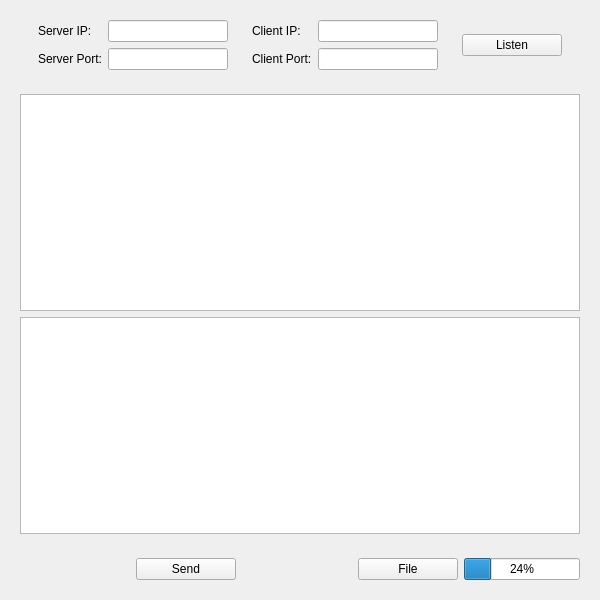
<?xml version="1.0" encoding="UTF-8"?>
<ui version="4.0">
 <class>Server</class>
 <widget class="QWidget" name="Server">
  <property name="geometry">
   <rect>
    <x>0</x>
    <y>0</y>
    <width>600</width>
    <height>600</height>
   </rect>
  </property>
  <property name="windowTitle">
   <string>Server</string>
  </property>
  <layout class="QGridLayout" name="gridLayout_2">
   <item row="0" column="0">
    <widget class="QWidget" name="widget_3" native="true">
     <layout class="QGridLayout" name="gridLayout">
      <item row="1" column="2">
       <widget class="QLineEdit" name="line_server_port">
        <property name="minimumSize">
         <size>
          <width>120</width>
          <height>0</height>
         </size>
        </property>
        <property name="maximumSize">
         <size>
          <width>120</width>
          <height>16777215</height>
         </size>
        </property>
        <property name="alignment">
         <set>Qt::AlignCenter</set>
        </property>
       </widget>
      </item>
      <item row="0" column="4">
       <widget class="QLabel" name="label_3">
        <property name="text">
         <string>Client IP:</string>
        </property>
       </widget>
      </item>
      <item row="0" column="5">
       <widget class="QLineEdit" name="line_client_ip">
        <property name="minimumSize">
         <size>
          <width>120</width>
          <height>0</height>
         </size>
        </property>
        <property name="maximumSize">
         <size>
          <width>120</width>
          <height>16777215</height>
         </size>
        </property>
        <property name="alignment">
         <set>Qt::AlignCenter</set>
        </property>
       </widget>
      </item>
      <item row="0" column="7" rowspan="2">
       <widget class="QPushButton" name="bt_listen">
        <property name="minimumSize">
         <size>
          <width>100</width>
          <height>0</height>
         </size>
        </property>
        <property name="maximumSize">
         <size>
          <width>100</width>
          <height>16777215</height>
         </size>
        </property>
        <property name="text">
         <string>Listen</string>
        </property>
       </widget>
      </item>
      <item row="0" column="2">
       <widget class="QLineEdit" name="line_server_ip">
        <property name="minimumSize">
         <size>
          <width>120</width>
          <height>0</height>
         </size>
        </property>
        <property name="maximumSize">
         <size>
          <width>120</width>
          <height>16777215</height>
         </size>
        </property>
        <property name="alignment">
         <set>Qt::AlignCenter</set>
        </property>
       </widget>
      </item>
      <item row="0" column="0">
       <spacer name="horizontalSpacer_4">
        <property name="orientation">
         <enum>Qt::Horizontal</enum>
        </property>
        <property name="sizeHint" stdset="0">
         <size>
          <width>40</width>
          <height>20</height>
         </size>
        </property>
       </spacer>
      </item>
      <item row="0" column="6">
       <spacer name="horizontalSpacer_5">
        <property name="orientation">
         <enum>Qt::Horizontal</enum>
        </property>
        <property name="sizeType">
         <enum>QSizePolicy::Expanding</enum>
        </property>
        <property name="sizeHint" stdset="0">
         <size>
          <width>40</width>
          <height>20</height>
         </size>
        </property>
       </spacer>
      </item>
      <item row="1" column="4">
       <widget class="QLabel" name="label_4">
        <property name="text">
         <string>Client Port:</string>
        </property>
       </widget>
      </item>
      <item row="0" column="1">
       <widget class="QLabel" name="label">
        <property name="text">
         <string>Server IP:</string>
        </property>
       </widget>
      </item>
      <item row="0" column="3">
       <spacer name="horizontalSpacer_3">
        <property name="orientation">
         <enum>Qt::Horizontal</enum>
        </property>
        <property name="sizeType">
         <enum>QSizePolicy::Expanding</enum>
        </property>
        <property name="sizeHint" stdset="0">
         <size>
          <width>40</width>
          <height>20</height>
         </size>
        </property>
       </spacer>
      </item>
      <item row="1" column="1">
       <widget class="QLabel" name="label_2">
        <property name="text">
         <string>Server Port:</string>
        </property>
       </widget>
      </item>
      <item row="1" column="5">
       <widget class="QLineEdit" name="line_client_port">
        <property name="minimumSize">
         <size>
          <width>120</width>
          <height>0</height>
         </size>
        </property>
        <property name="maximumSize">
         <size>
          <width>120</width>
          <height>16777215</height>
         </size>
        </property>
        <property name="alignment">
         <set>Qt::AlignCenter</set>
        </property>
       </widget>
      </item>
      <item row="0" column="8">
       <spacer name="horizontalSpacer_6">
        <property name="orientation">
         <enum>Qt::Horizontal</enum>
        </property>
        <property name="sizeHint" stdset="0">
         <size>
          <width>40</width>
          <height>20</height>
         </size>
        </property>
       </spacer>
      </item>
     </layout>
    </widget>
   </item>
   <item row="1" column="0">
    <widget class="QWidget" name="widget" native="true">
     <layout class="QVBoxLayout" name="verticalLayout">
      <item>
       <widget class="QTextEdit" name="text_recv"/>
      </item>
      <item>
       <widget class="QTextEdit" name="text_send"/>
      </item>
     </layout>
    </widget>
   </item>
   <item row="2" column="0">
    <widget class="QWidget" name="widget_2" native="true">
     <layout class="QHBoxLayout" name="horizontalLayout">
      <item>
       <spacer name="horizontalSpacer">
        <property name="orientation">
         <enum>Qt::Horizontal</enum>
        </property>
        <property name="sizeHint" stdset="0">
         <size>
          <width>40</width>
          <height>20</height>
         </size>
        </property>
       </spacer>
      </item>
      <item>
       <widget class="QPushButton" name="bt_send">
        <property name="minimumSize">
         <size>
          <width>100</width>
          <height>0</height>
         </size>
        </property>
        <property name="maximumSize">
         <size>
          <width>100</width>
          <height>16777215</height>
         </size>
        </property>
        <property name="text">
         <string>Send</string>
        </property>
       </widget>
      </item>
      <item>
       <spacer name="horizontalSpacer_2">
        <property name="orientation">
         <enum>Qt::Horizontal</enum>
        </property>
        <property name="sizeHint" stdset="0">
         <size>
          <width>40</width>
          <height>20</height>
         </size>
        </property>
       </spacer>
      </item>
      <item>
       <widget class="QPushButton" name="bt_file">
        <property name="minimumSize">
         <size>
          <width>100</width>
          <height>0</height>
         </size>
        </property>
        <property name="maximumSize">
         <size>
          <width>100</width>
          <height>16777215</height>
         </size>
        </property>
        <property name="text">
         <string>File</string>
        </property>
       </widget>
      </item>
      <item>
       <widget class="QProgressBar" name="progress_bar">
        <property name="minimumSize">
         <size>
          <width>100</width>
          <height>0</height>
         </size>
        </property>
        <property name="maximumSize">
         <size>
          <width>16777215</width>
          <height>16777215</height>
         </size>
        </property>
        <property name="value">
         <number>24</number>
        </property>
       </widget>
      </item>
     </layout>
    </widget>
   </item>
  </layout>
 </widget>
 <resources/>
 <connections/>
</ui>
